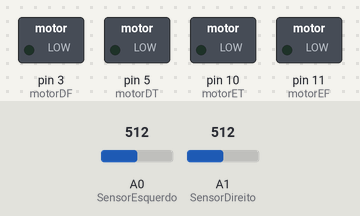
Recording of a sketch running on a simulated Arduino Uno, built with avr-gcc and run on an emulated ATmega328P. Shown: switched loads named in the sketch (green lamp = pin HIGH). The test bench sets the inputs (shaded band); at power-on: A0 (SensorEsquerdo) = 512, A1 (SensorDireito) = 512.

Above: at 1.2 s.
1.3 s: A0 (SensorEsquerdo) set to 111
2.8 s: A0 (SensorEsquerdo) set to 94
At 3.3 s:
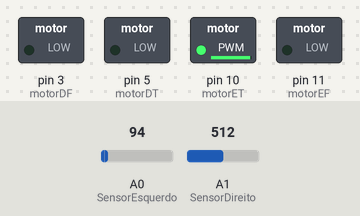
4.3 s: A1 (SensorDireito) set to 107
5.8 s: A1 (SensorDireito) set to 95
At 6.8 s:
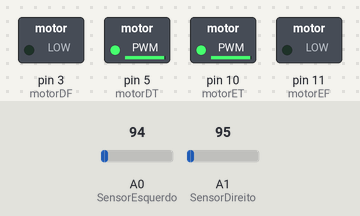
7.3 s: A0 (SensorEsquerdo) set to 242
8.8 s: A0 (SensorEsquerdo) set to 263
At 9.1 s:
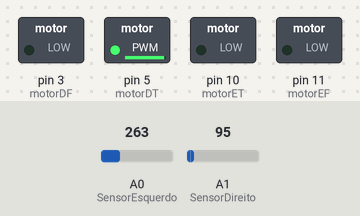
Timing chart, 0 to 11.3 s (numbered marks = the images above; inputs shaded):
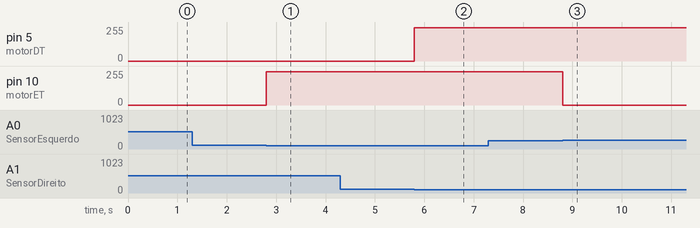

Measured:
- the behaviour switches between 100 and 99 on A0 (SensorEsquerdo) (found by bisection; images 0 and 1)
- the behaviour switches between 100 and 99 on A1 (SensorDireito) (found by bisection; images 1 and 2)
- the behaviour switches between 250 and 251 on A0 (SensorEsquerdo) (found by bisection; images 2 and 3)
- after the input at 1.3 s, every drawn part: stays the same
- after the input at 2.8 s, pin 10 (motorET): 0/255 → 250/255 at once
- after the input at 4.3 s, every drawn part: stays the same
- after the input at 5.8 s, pin 5 (motorDT): 0/255 → 250/255 at once
- after the input at 7.3 s, every drawn part: stays the same
- after the input at 8.8 s, pin 10 (motorET): 250/255 → 0/255 at once

The sketch:

CarrinhoSegueFaixa.ino
```cpp
#define motorEF 11 // Motor ESQUERDO anda para FRENTE
#define motorET 10 // Motor ESQUERDO anda para TRÁS
#define motorDF 3 // Motor DIREITO anda para FRENTE
#define motorDT 5 // Motor DIREITO anda para TRÁS
#define SensorEsquerdo A0 // Pino analógico para o sensor do lado ESQUERDO
#define SensorDireito A1 // Pino analógico para o sensor do lado DIREIT1

#define velocidade 250 //Controle de velocidade do PWM
#define branco 100 //Definição da intensidade do branco
#define preto 250 //Definição da intensidade do pretods

void setup(){
}

void tras(void) // Ambos motores são acionados reversamente, o robô anda para TRÁS
{
analogWrite(motorEF, velocidade);
analogWrite(motorET, 0);
analogWrite(motorDF, velocidade);
analogWrite(motorDT, 0);
}
void frente(void) // Ambos motores são acionados, o robô anda para FRENTE
{
analogWrite(motorEF, 0);
analogWrite(motorET, velocidade);
analogWrite(motorDF, 0);
analogWrite(motorDT, velocidade);
}
void esquerda(void) // Apenas o motor direito é acionado, virando para ESQUERDA
{
analogWrite(motorEF, 0);
analogWrite(motorET, 0);
analogWrite(motorDF, 0);
analogWrite(motorDT, velocidade);
}
void direita(void) // Apenas o motor esquerdo é acionado, virando para DIREITA
{
analogWrite(motorEF, 0);
analogWrite(motorET, velocidade);
analogWrite(motorDF, 0);
analogWrite(motorDT, 0);
}
void para(void) // Todos motores ficam parados
{
analogWrite(motorEF, 0);
analogWrite(motorET, 0);
analogWrite(motorDF, 0);
analogWrite(motorDT, 0);
}
void loop(){
int valorSenDir = analogRead(SensorDireito);
int valorSenEsq = analogRead(SensorEsquerdo);
if((valorSenEsq < branco ) && (valorSenDir < branco)) {
  frente();
}
else if((valorSenEsq > preto ) && (valorSenDir < branco)) {
  esquerda();
}
else if((valorSenEsq < branco) && (valorSenDir > preto)) {
  direita();
 }
}
```
